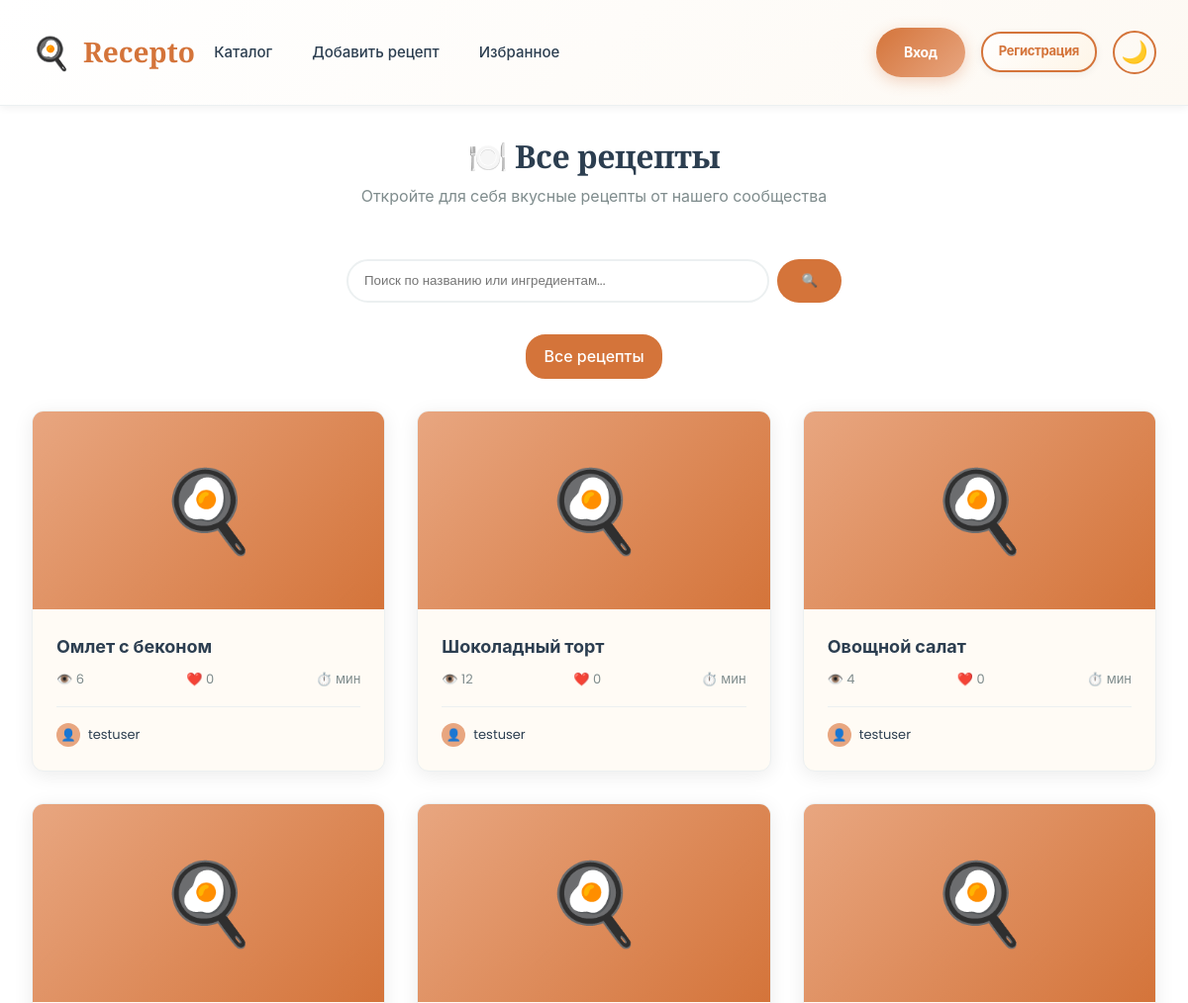
Before: /recipes/ (upper part) with the older database file.
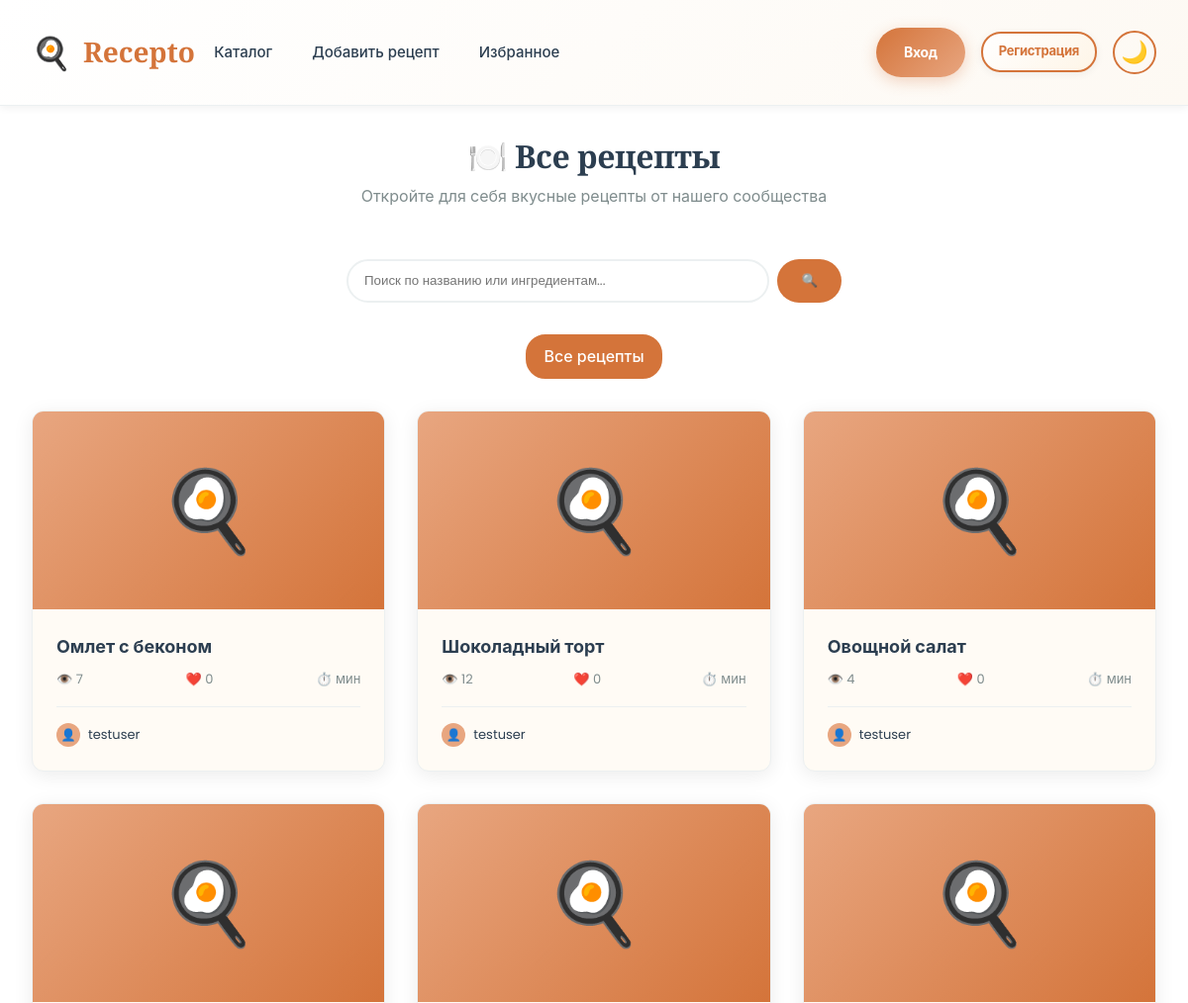
After: the same page with the newer database file.
### main/models.py (models this page shows, shortened)
class Recipe(models.Model):
    DIFFICULTY = [
        ('easy', 'Легко'),
        ('medium', 'Средне'),
        ('hard', 'Сложно'),
    ]
    CATEGORY = [
        ('breakfast', 'Завтрак'),
        ('lunch', 'Обед'),
        ('dinner', 'Ужин'),
        ('dessert', 'Десерт'),
        ('drink', 'Напиток'),
    ]
    title = models.CharField(max_length=200)
    author = models.ForeignKey(
        User,
        on_delete=models.CASCADE
    )
    description = models.TextField()
    category = models.CharField(
        max_length=20,
        choices=CATEGORY
    )
    image = models.ImageField(
        upload_to='recipes/',
        blank=True,
        null=True
    )
    ingredients = models.TextField()
    instructions = models.TextField()
    prep_time = models.IntegerField(default=0)
    cook_time = models.IntegerField(default=0)
    servings = models.IntegerField(default=1)
    difficulty = models.CharField(
        max_length=10,
        choices=DIFFICULTY,
        default='medium'
    )
    likes = models.IntegerField(default=0)
    views = models.IntegerField(default=0)
    created_at = models.DateTimeField(
        auto_now_add=True
    )

### main/views.py (the view)
# urls.py: path('recipes/', views.recipes_list, name='recipes_list'),
def recipes_list(request):
    text = request.GET.get('q')
    recipes = Recipe.objects.all()
    if text:
        recipes = recipes.filter(
            Q(title__icontains=text) |
            Q(description__icontains=text)
        )
    return render(request, 'main/recipes_list.html', {
        'recipes': recipes
    })

### main/templates/main/recipes_list.html (shortened to what this page needs)
{% extends 'main/base.html' %}
{% block content %}
<section class="recipes-section">
  <div class="container">
    <div class="section-header">
      <h2>🍽️ {% if search_query %}Результаты поиска{% elif selected_category %}{{ selected_category }}{% else %}Все рецепты{% endif %}</h2>
      {% if search_query %}
        <p>Результаты для: <strong>{{ search_query }}</strong></p>
      {% else %}
        <p>Откройте для себя вкусные рецепты от нашего сообщества</p>
      {% endif %}
    </div>
    <div class="search-filter-box">
      <form method="GET" action="{% url 'recipes_list' %}">
        <input type="text" name="q" placeholder="Поиск по названию или ингредиентам..." value="{{ search_query }}">
        <button type="submit">🔍</button>
      </form>
    </div>
    <div class="filters">
      <a href="{% url 'recipes_list' %}" class="filter-btn {% if not selected_category %}active{% endif %}">Все рецепты</a>
    </div>
    {% if recipes %}
      <div class="recipes-grid">
        {% for recipe in recipes %}
          <a href="{% url 'recipe_detail' recipe.id %}" class="recipe-card">
            <div class="recipe-card-image">
              {% if recipe.image %}
                <img src="{{ recipe.image.url }}" alt="{{ recipe.title }}">
              {% else %}
                <div style="width:100%;height:100%;display:flex;align-items:center;justify-content:center;">🍳</div>
              {% endif %}
            </div>
            <div class="recipe-card-content">
              <div class="recipe-card-title">{{ recipe.title }}</div>
              <div class="recipe-card-meta">
                <span>👁️ {{ recipe.views }}</span>
                <span>❤️ {{ recipe.likes }}</span>
                <span>⏱️ {{ recipe.get_total_time }}мин</span>
              </div>
              <div class="recipe-card-author">
                <div class="recipe-card-author-avatar">
                  {% if recipe.author.userprofile.avatar %}
                    <img src="{{ recipe.author.userprofile.avatar.url }}" alt="{{ recipe.author.username }}" style="width: 100%; height: 100%; border-radius: 50%; object-fit: cover;">
                  {% else %}
                    👤
                  {% endif %}
                </div>
                <span>{{ recipe.author.username }}</span>
              </div>
            </div>
          </a>
        {% endfor %}
      </div>
    {% endif %}
  </div>
</section>
{% endblock %}

Changed rows visible on the page:
changed Recipe "Омлет с беконом": views "6" → "7"
